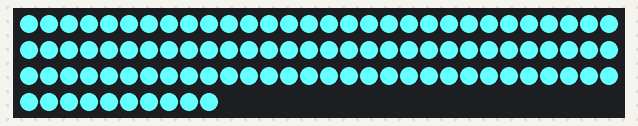
Simulated run of this sketch. Board: Arduino Uno, built with avr-gcc and run on an emulated ATmega328P. Shown: 100 RGB LEDs in strip order, left to right, continuing on the next row. Random numbers use the default seed unless the sketch sets one.

Above: at 0.1 s.
At 39.73 s:
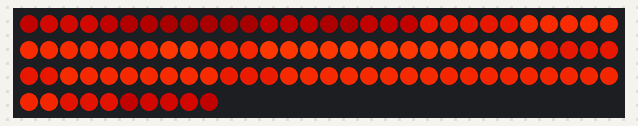

The sketch:

AuroraDisplay.ino
```cpp
#include <Adafruit_NeoPixel.h>

#define LED_PIN    3
#define LED_COUNT 100


Adafruit_NeoPixel strip(LED_COUNT, LED_PIN, NEO_GRB + NEO_KHZ800);

byte Rstrip_mode = 1;

void setup() {
  // put your setup code here, to run once:
  strip.begin();           // INITIALIZE NeoPixel strip object (REQUIRED)
  strip.clear();
  strip.show();            // Turn OFF all pixels ASAP
  strip.setBrightness(255); // Set BRIGHTNESS to about 1/5 (max = 255)
  fireSetup();
  setStripColor(strip.Color(100, 255, 255));
}

void loop() {
  // put your main code here, to run repeatedly:
  // rainbow(10);
  // fireLoop();

  switch (Rstrip_mode) {
    case 0:
      rainbow(10);
      break;
    case 1:
      fireLoop();
      break;
    case 2:
      setStripColor(strip.Color(100, 255, 255));
      break;
  }
}


//from Adafruit NeoPixel Example
void rainbow(int wait) {
  // Hue of first pixel runs 5 complete loops through the color wheel.
  // Color wheel has a range of 65536 but it's OK if we roll over, so
  // just count from 0 to 5*65536. Adding 256 to firstPixelHue each time
  // means we'll make 5*65536/256 = 1280 passes through this outer loop:
  for (long firstPixelHue = 0; firstPixelHue < 5 * 65536; firstPixelHue += 256) {
    for (int i = 0; i < strip.numPixels(); i++) { // For each pixel in strip...
      // Offset pixel hue by an amount to make one full revolution of the
      // color wheel (range of 65536) along the length of the strip
      // (strip.numPixels() steps):
      int pixelHue = firstPixelHue + (i * 65536L / strip.numPixels());
      // strip.ColorHSV() can take 1 or 3 arguments: a hue (0 to 65535) or
      // optionally add saturation and value (brightness) (each 0 to 255).
      // Here we're using just the single-argument hue variant. The result
      // is passed through strip.gamma32() to provide 'truer' colors
      // before assigning to each pixel:
      strip.setPixelColor(i, strip.gamma32(strip.ColorHSV(pixelHue)));
    }
    strip.show(); // Update strip with new contents
    delay(wait);  // Pause for a moment
  }
}

void setStripColor(uint32_t color) {
  for (int i = 0; i < strip.numPixels(); i++) { // For each pixel in strip...
    strip.setPixelColor(i, color);
  }
  strip.show(); // Update strip with new contents
}
```

StripFire.ino
```cpp
byte heat[LED_COUNT];
byte heating[LED_COUNT];
void fireSetup() {
  for (int i = 0; i < LED_COUNT; i++) {
    heat[i] = 255;
  }
  for (int i = 0; i < LED_COUNT; i++) {
    heating[i] = 0;
  }
}

uint32_t heatToRGB(byte heat) {
  int r = 0;
  int g = 0;
  int b = 0;
  if (heat < 220) {
    r = heat;
  } else{
    r = heat;
    g = heat - 220;
  }
  return strip.gamma32(strip.ColorHSV(heat*24,255,(128+heat/2))) ;
 // return strip.Color(r, g, b);
}

void fireLoop() {


  for (int i = 0; i < strip.numPixels(); i++) { // For each pixel in strip...
    //lower all leds by a factor of 1;
    if(heat[i]>1){
      heat[i]-=2;
    }
    if(random(600)==0){
      heating[i]=min(heating[i]+random(4,10),10);
    }
    if(heating[i]>0){
      int heatf = 25;
      heat[i] = min(heat[i]+heatf,255);
      for(int k=1;k<10;k++){
        heat[(i-k+LED_COUNT)%LED_COUNT]=min(heat[(i-k+LED_COUNT)%LED_COUNT]+(heatf/(1+(k/5))),255);
        heat[(i+k)%LED_COUNT]=min(heat[(i+k)%LED_COUNT]+(heatf/(1+(k/5)) ),255);
      }

      heating[i]--;
    }

    strip.setPixelColor(i, heatToRGB(heat[i]));
  }
  strip.show(); // Update strip with new contents

  delay(40);
}
```
